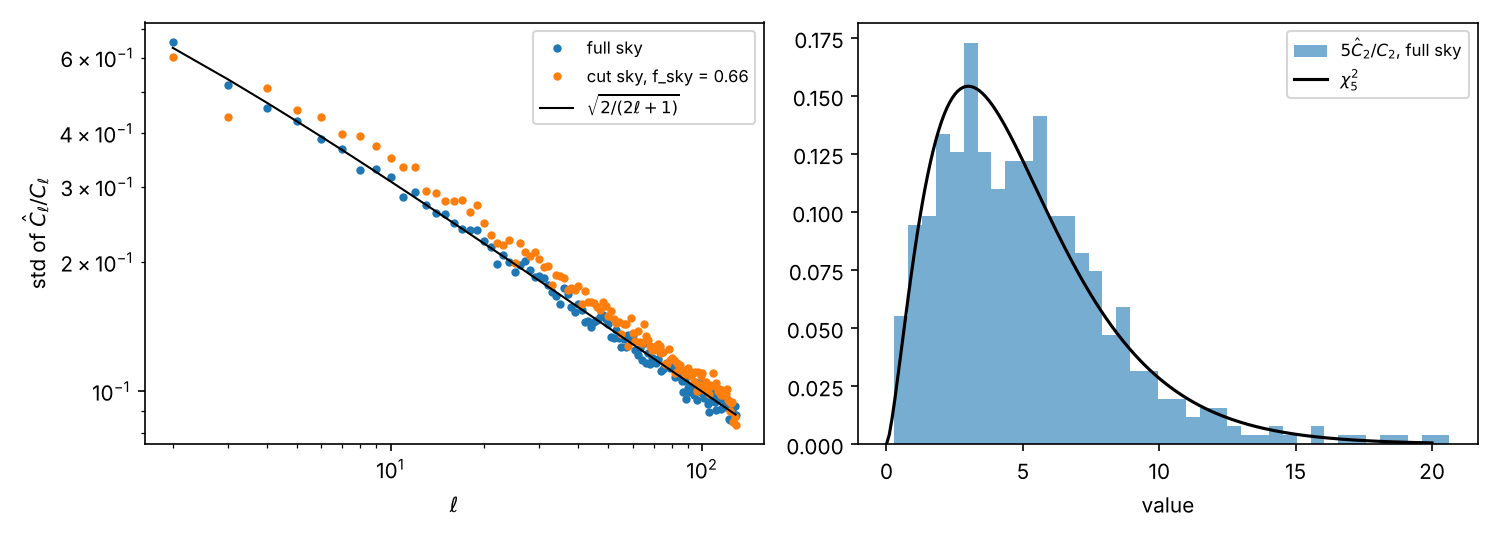

Here is the Python script that generated this plot:
"""Lecture 11, exercise 2 (reference solution): cosmic variance on a full and on a cut sky.

Sky C_l = 1/(l(l+1)), Nside = 64, l_max = 128, 500 Gaussian realisations (healpy.synfast).
Mask: Galactic band |b| < 20 deg removed (f_sky = 0.66). Naive cut-sky estimate: anafast of the
masked map divided by f_sky.
 1. full sky: mean and scatter of C_l-hat / C_l against 1 and sqrt(2/(2l+1));
    (2l+1) C_2-hat / C_2 against chi^2_5 (Kolmogorov-Smirnov).
 2. cut sky: the same; scatter per multipole and in bins of 10 against sqrt(2/((2l+1) f_sky dl)).
 3. correlation between C_l-hat and C_{l+1}, C_{l+2}, C_{l+3}-hat: zero on the full sky; on the cut sky
    only l+2 (the band mask is symmetric about the equator: it couples multipoles of equal parity).
Output: cosmic_variance.out, cosmic_variance.png
"""
import numpy as np
import healpy as hp
from scipy import stats
import matplotlib; matplotlib.use("Agg")
import matplotlib.pyplot as plt

NSIDE, LMAX, NREAL, DL = 64, 128, 500, 10
rng_seed = 11

if __name__ == "__main__":
    np.random.seed(rng_seed)
    ell = np.arange(LMAX + 1)
    cl = np.zeros(LMAX + 1); cl[2:] = 1.0 / (ell[2:] * (ell[2:] + 1.0))
    theta, _ = hp.pix2ang(NSIDE, np.arange(hp.nside2npix(NSIDE)))
    mask = (np.abs(np.degrees(np.pi / 2 - theta)) > 20).astype(float)
    fsky = mask.mean()
    full = np.empty((NREAL, LMAX + 1)); cut = np.empty((NREAL, LMAX + 1))
    for i in range(NREAL):
        m = hp.synfast(cl, NSIDE, lmax=LMAX, new=True)
        full[i] = hp.anafast(m, lmax=LMAX)
        cut[i] = hp.anafast(m * mask, lmax=LMAX) / fsky
    full[:, 2:] /= cl[2:]; cut[:, 2:] /= cl[2:]
    print(f"Nside = {NSIDE}, l_max = {LMAX}, {NREAL} realisations; mask |b| < 20 deg, f_sky = {fsky:.3f}")
    print(" l   <C>/C full  cut   std full (theory)   std cut (theory/sqrt(f_sky))")
    for L in (2, 3, 5, 10, 30, 100):
        th = np.sqrt(2 / (2 * L + 1))
        print(f"{L:3d}   {full[:, L].mean():6.3f} {cut[:, L].mean():6.3f}   {full[:, L].std():6.3f} ({th:5.3f})"
              f"       {cut[:, L].std():6.3f} ({th/np.sqrt(fsky):5.3f})")
    p = stats.kstest(5 * full[:, 2], "chi2", args=(5,)).pvalue
    print(f"(2l+1) C_2-hat / C_2 against chi^2_5: KS p-value = {p:.2f}")
    print(f"bins of {DL}: std of the bin mean")
    for l0 in (20, 50, 100):
        lc = l0 + (DL - 1) / 2; th = np.sqrt(2 / ((2 * lc + 1) * DL))
        print(f"  l = {l0}-{l0+DL-1}: full {full[:, l0:l0+DL].mean(1).std():.4f} ({th:.4f}),"
              f" cut {cut[:, l0:l0+DL].mean(1).std():.4f} ({th/np.sqrt(fsky):.4f})")
    print("correlation of C_l-hat with C_{l+1}-hat and C_{l+2}-hat, averaged over l = 10-100"
          f" (noise of one coefficient ~ 1/sqrt({NREAL}) = {1/np.sqrt(NREAL):.3f})")
    for name, a in (("full", full), ("cut", cut)):
        r = [np.mean([np.corrcoef(a[:, L], a[:, L + d])[0, 1] for L in range(10, 101)]) for d in (1, 2, 3)]
        print(f"  {name:4s}: l+1 {r[0]:+.3f}, l+2 {r[1]:+.3f}, l+3 {r[2]:+.3f}")
    fig, ax = plt.subplots(1, 2, figsize=(10, 3.6))
    ax[0].plot(ell[2:], full[:, 2:].std(0), ".", label="full sky")
    ax[0].plot(ell[2:], cut[:, 2:].std(0), ".", label=f"cut sky, f_sky = {fsky:.2f}")
    ax[0].plot(ell[2:], np.sqrt(2 / (2 * ell[2:] + 1)), "k-", lw=1, label=r"$\sqrt{2/(2\ell+1)}$")
    ax[0].set_xscale("log"); ax[0].set_yscale("log"); ax[0].set_xlabel(r"$\ell$")
    ax[0].set_ylabel(r"std of $\hat C_\ell/C_\ell$"); ax[0].legend(fontsize=8)
    x = np.linspace(0, 20, 200)
    ax[1].hist(5 * full[:, 2], bins=40, density=True, alpha=0.6, label=r"$5\hat C_2/C_2$, full sky")
    ax[1].plot(x, stats.chi2.pdf(x, 5), "k-", label=r"$\chi^2_5$")
    ax[1].set_xlabel("value"); ax[1].legend(fontsize=8)
    plt.tight_layout(); plt.savefig("cosmic_variance.png", dpi=150)
